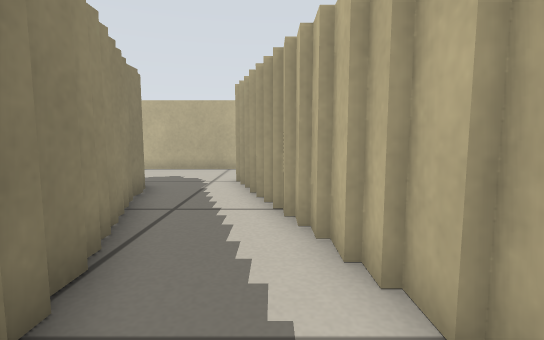
view 1 (above)

13 first-person views from a walk through a world built for the Player/Stage simulator. The camera is 0.36 m above the floor, tilts 6° down and sees 85° across. Floor lines are 1 m apart. The floor is counted in squares, 0.25 m on a side. Each view is taken from the middle of a square. On the plan, view 1 faces up. The plan holds only what a view shows up to about 14 squares ahead; the rest is blank. The place goes on beyond the plan. Robots are left out.

view 2
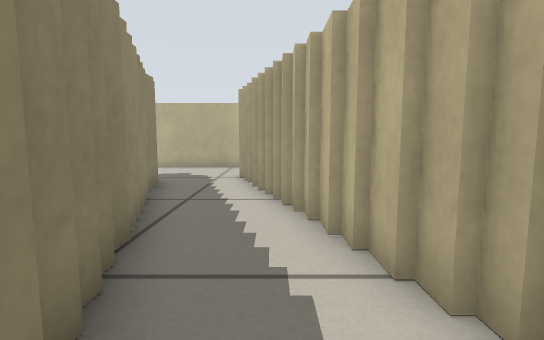

view 3
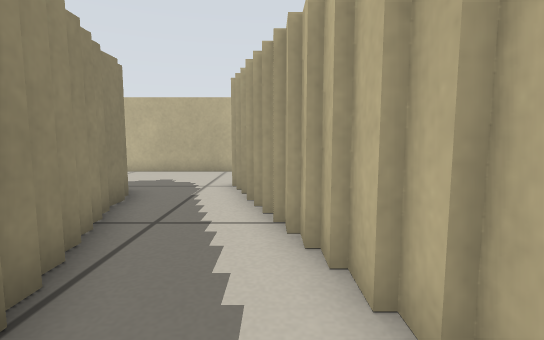

view 4
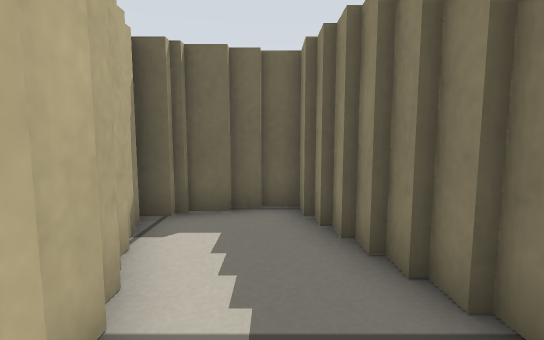

view 5
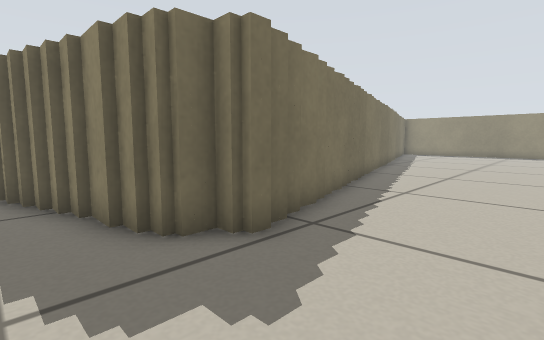

view 6
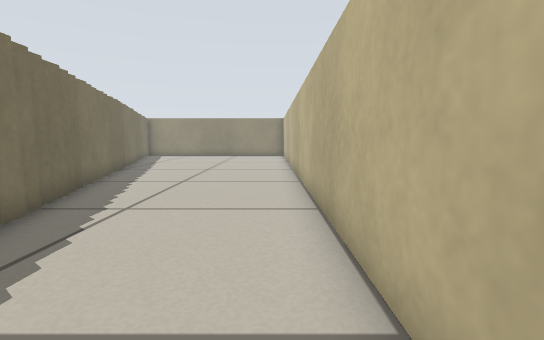

view 7
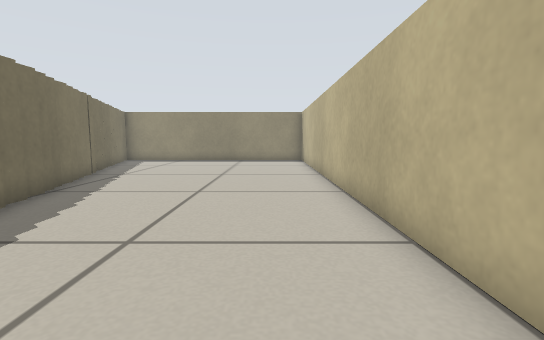

view 8
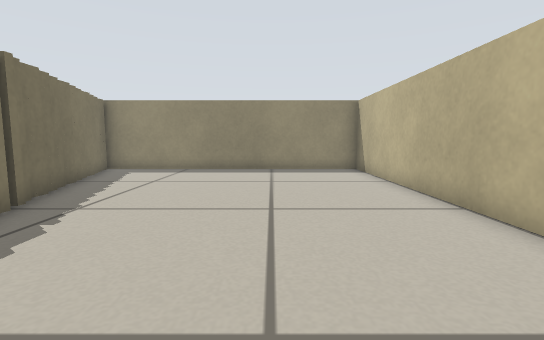

view 9
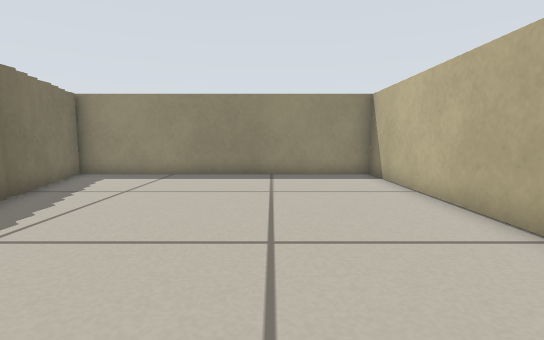

view 10
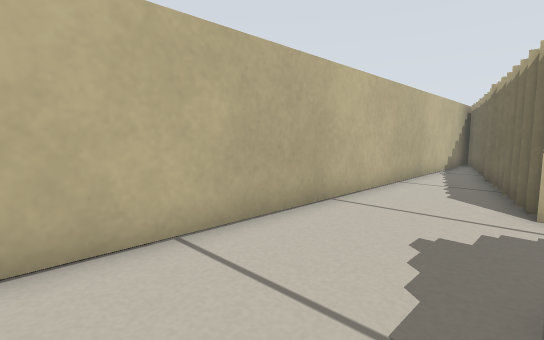

view 11
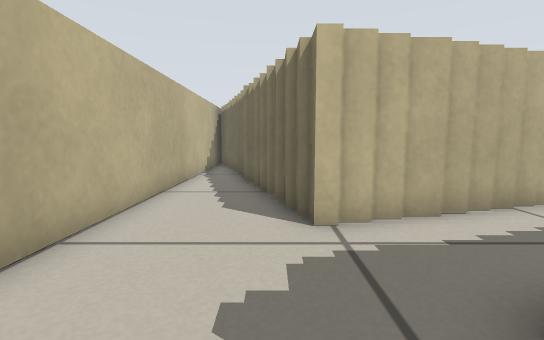

view 12
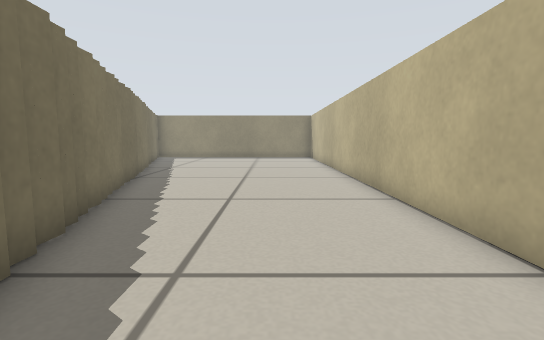

view 13
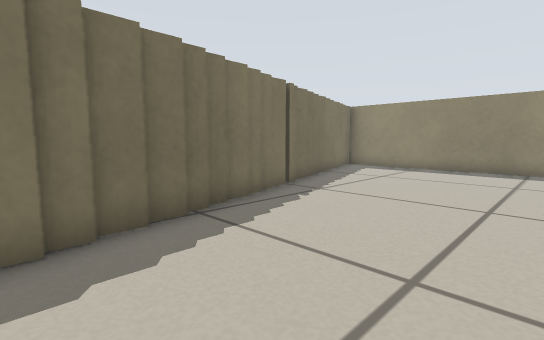

### Floor plan
Key: @ floor where view 1 was taken; # wall or solid block; . floor.
Columns run from 30 left of view 1 to 7 right of it. Each row starts with its distance up from view 1.
 14 ######################################
 13 #....................................#
 12 #................................#####
 11 #.............................####
 10 #............................##
  9 #.....................#####..##
  8 #.................#####   ##.##
  7 #..............####       ##..#
  6 #..........#####           #..#
  5 #.......####               #..##
  4 #....####                  ##..#
  3 ######                      #..#
  2                             #..##
  1                             ##..#
  0                              #@.#
 -1                              #..#
 -2                              ####

Positions as (right, up) in squares from view 1, and headings:
1: (0, 0), facing up
2: (0, -1), facing up
3: (0, 1), facing up
4: (0, 4), facing down
5: (-2, 13), facing down-left
6: (-4, 13), facing left
7: (-10, 12), facing left
8: (-16, 10), facing left
9: (-18, 10), facing left
10: (-8, 10), facing up-right
11: (-6, 11), facing right
12: (-7, 11), facing left
13: (-15, 11), facing down-left
